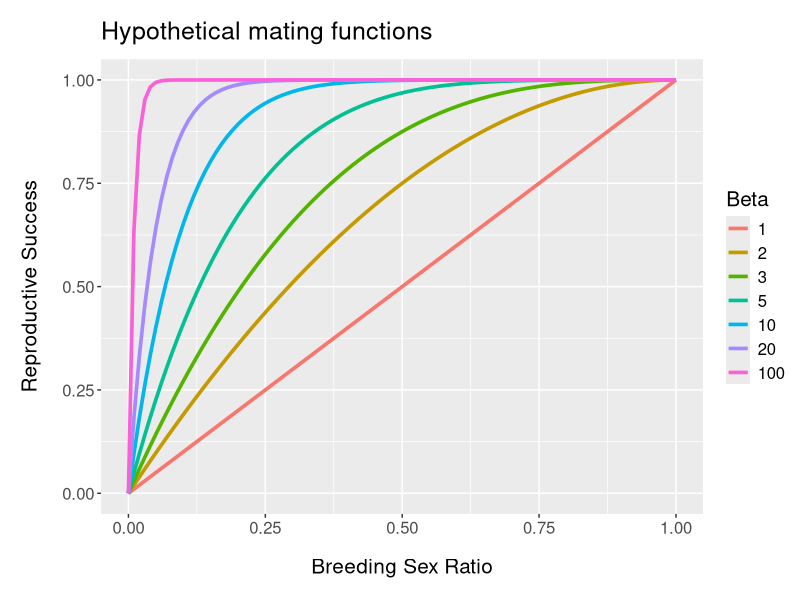

Recreate this plot in R.
# cumulative density function of a beta distribution

# load libraries
library(ggplot2)

# values of x to plot
x <- seq(from = 0, to = 1, by = 0.01)

# beta values to cycle through
betas <- c(1, 2, 3, 5, 10, 20, 100)

# initialise DF
DF <- data.frame(Breeding_Sex_Ratio = rep(x, times = length(betas)), 
                 Beta = rep(betas, each = length(x)), 
                 Reproductive_Success = NA)

# CDF function
for (b in 1:length(betas)) {
  
  start <- (b - 1)*length(x) + 1
  stop <- start + length(x) - 1
  DF$Reproductive_Success[start:stop] <- pbeta(x, shape1 = 1, shape2 = betas[b])
  
}

# make Beta factor
DF$Beta <- as.factor(DF$Beta)

# plot
ggplot(data = DF, aes(x = Breeding_Sex_Ratio, y = Reproductive_Success, 
                      color = Beta)) +
  geom_line(size = 1.25) +
  theme(text = element_text(size = 15), 
        axis.title.y = element_text(margin = margin(r = 15, l = 10)), 
        axis.title.x = element_text(margin = margin(t = 15, b = 10)), 
        plot.title = element_text(margin = margin(b = 10, t = 10))) +
  ylab('Reproductive Success') +
  xlab('Breeding Sex Ratio') +
  ggtitle('Hypothetical mating functions')

